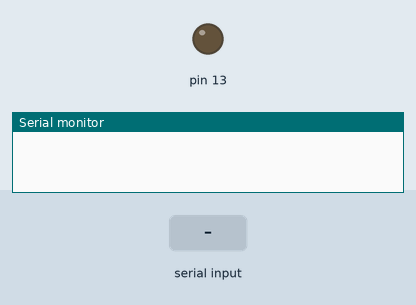
A sketch run on a simulated Arduino Uno, built with avr-gcc and run on an emulated ATmega328P. Parts: output pins drawn as LEDs (lit = HIGH), the last lines printed to the serial monitor. Inputs (shaded band) come from the test bench.

Above: at 1.2 s.
1.3 s: "a" received over Serial
At 1.7 s:
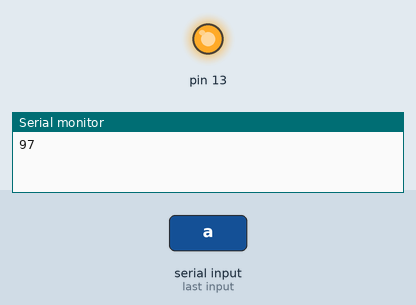
Timing chart, 0 to 4.3 s (numbered marks = the images above; inputs shaded):
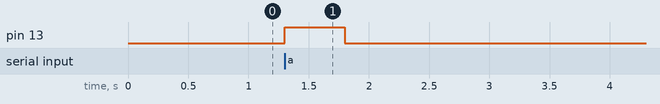

The sketch:

SerialPrinter.ino
```cpp
void setup()
{
  Serial.begin(9600);
  pinMode(13, OUTPUT);
}
void loop(){
  if(Serial.available()) {
    int letter = Serial.read();
    if(letter == 'a'){
      Serial.print(letter);
      digitalWrite(13, HIGH);
      delay(500);
      digitalWrite(13, LOW);
    }
  }
}
```

Measured:
- after the input at 1.3 s, pin 13: LOW → HIGH at once, → LOW 0.50 s later
